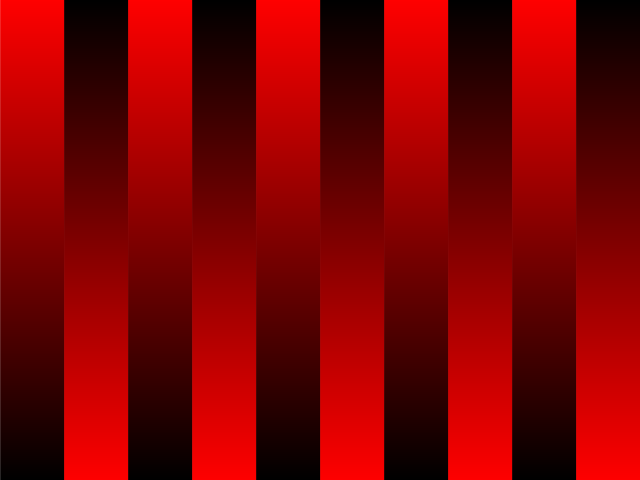
Frame 1 (no input)
Frame 60 (the mouse pressed at the canvas centre just before this capture): identical to frame 1, image omitted
Frame 120 (the mouse held since frame 60 and released just before this capture): identical to frame 1, image omitted

The Processing sketch that drew this single still picture (run headless with seeded random() and noise(); from frame 60 on, the mouse is pressed at the canvas centre):

// Processing sketch: funcionDegradee
// ── funcionDegradee.pde
int cant = 10;
int tam;
boolean cambia;
void setup() {
  size(640, 480);
  tam = width/cant;
}
void draw() {
  background(255);  
  //degradee(0, 0, 100, height);
  //degradee(150, 200, 100, height/2);

  for (int i=0; i<cant; i++) {
    degradee(i*tam, 0, tam, height, cambia);
    cambia = !cambia;
  }
}
void degradee(int lx, int ly, int ancho, int alto, boolean oscuro) {
  for (int l=ly; l<ly+alto; l++) { // ajustamos el límite inferior
   // float tono = l*255/alto; // con regla de 3 simple
    float tono = map(l, 0, alto, 0, 255); // CON MAP() !!!!
    if (oscuro) {
      stroke(tono, 0, 0);
    } else {
      stroke(255-tono, 0, 0);
    }
    line(lx, l, lx+ancho, l);
  }
}
